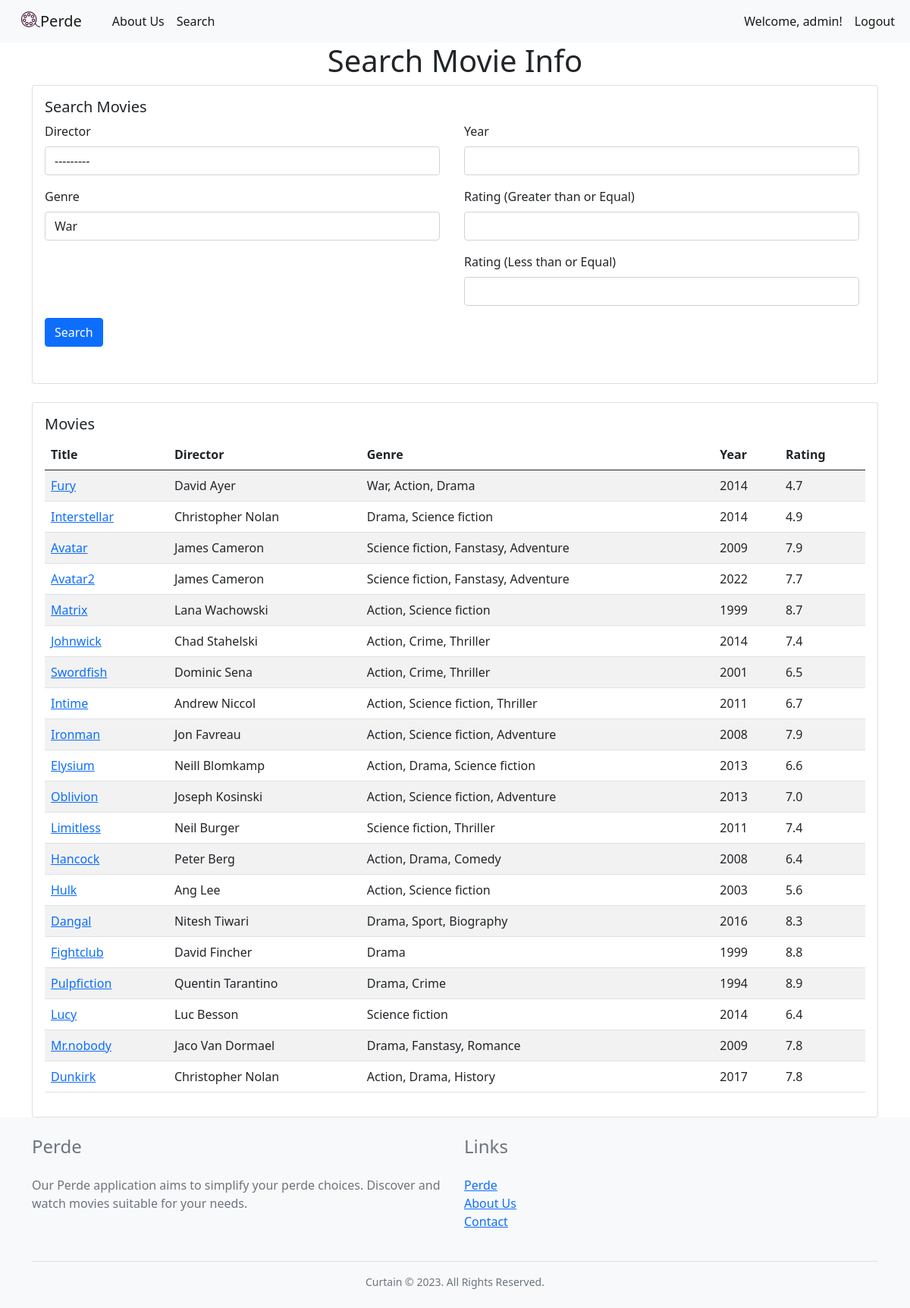
The page /searchMovie/ (signed in) on the database its author committed.
### HomeApp/models.py (models this page shows, shortened)
class Director(models.Model):
    name = models.CharField(max_length=100)
    birth_day = models.DateField(blank=True, null=True)
    country = models.CharField(max_length=100, blank=True, null=True)
    def __str__(self):
        return self.name

class Genre(models.Model):
    name = models.CharField(max_length=100)
    def __str__(self):
        return self.name

class Movie(models.Model):
    title = models.CharField(max_length=100)
    description = models.TextField()
    year = models.IntegerField()
    rating = models.FloatField()
    genre = models.ManyToManyField(Genre, related_name='movies')
    director = models.ForeignKey(Director, on_delete=models.CASCADE, related_name='movies')
    actors = models.ManyToManyField(Actor, related_name='movies')
    runtime = models.IntegerField()
    poster = models.CharField(max_length=200)
    trailer = models.CharField(max_length=200, null=True)
    link = models.CharField(max_length=200, null=True)

### HomeApp/views.py (the view)
# urls.py: path('searchMovie/',HomeApp.views.searchMovie, name= 'searchMovie'),
def searchMovie(request):
    movie = Movie.objects.all()
    filters = FilterMovie(request.GET, queryset= movie)
    context = {'filters': filters }
    return render(request,'searchMovie.html',context)

### HomeApp/templates/searchMovie.html (shortened to what this page needs)
<!DOCTYPE html>
<html>
<head>
</head>
{% extends 'base.html' %}
{% block content %}
<h1 align ="center ">Search Movie Info </h1>
<div class="container">
    <div class="card mb-4">
        <div class="card-body">
            <h5 class="card-title">Search Movies</h5>
            <form method="get" class="mb-3">
                <div class="row">
                    <div class="col-md-6">
                        <div class="mb-3 me-2">
                            <label for="id_director" class="form-label me-2">Director</label>
                            <select id="id_director" name="director" class="form-control">
                                {% for choice in filters.form.director.field.choices %}
                                    <option value="{{ choice.0 }}"{% if filters.form.director.value == choice.0 %} selected{% endif %}>{{ choice.1 }}</option>
                                {% endfor %}
                            </select>
                        </div>
                        <div class="mb-3 me-2">
                            <label for="id_genre" class="form-label me-2">Genre</label>
                            <select id="id_genre" name="genre" class="form-control">
                                {% for choice in filters.form.genre.field.choices %}
                                    <option value="{{ choice.0 }}"{% if filters.form.genre.value == choice.0 %} selected{% endif %}>{{ choice.1 }}</option>
                                {% endfor %}
                            </select>
                        </div>
                    </div>
                    <div class="col-md-6">
                        <div class="mb-3 me-2">
                            <label for="id_year" class="form-label me-2">Year</label>
                            <input type="number" id="id_year" name="year" value="{{ filters.form.year.value }}" class="form-control">
                        </div>
                        <div class="mb-3 me-2">
                            <label for="id_rating__gte" class="form-label me-2">Rating (Greater than or Equal)</label>
                            <input type="number" id="id_rating__gte" name="rating__gte" value="{{ filters.form.rating__gte.value }}" class="form-control">
                        </div>
                        <div class="mb-3 me-2">
                            <label for="id_rating__lte" class="form-label me-2">Rating (Less than or Equal)</label>
                            <input type="number" id="id_rating__lte" name="rating__lte" value="{{ filters.form.rating__lte.value }}" class="form-control">
                        </div>
                    </div>
                </div>
                <button type="submit" class="btn btn-primary mb-3">Search</button>
            </form>
        </div>
    </div>
    <div class="card">
        <div class="card-body">
            <h5 class="card-title">Movies</h5>
            <table class="table table-striped table-hover">
                <thead>
                    <tr>
                        <th scope="col">Title</th>
                        <th scope="col">Director</th>
                        <th scope="col">Genre</th>
                        <th scope="col">Year</th>
                        <th scope="col">Rating</th>
                    </tr>
                </thead>
                <tbody>
                    {% for item in filters.qs %}
                    <tr>
                        <td><a href="/movie/{{item.title}}">{{item.title}}</a></td>
                        <td>{{item.director}}</td>
                        <td>
                            {% for genre in item.genre.all %}
                            {{ genre.name }}{% if not forloop.last %}, {% endif %}
                            {% endfor %}
                        </td>
                        <td>{{item.year}}</td>
                        <td>{{item.rating}}</td>
                    </tr>
                    {% endfor %}
                </tbody>
            </table>
        </div>
    </div>
</div>
{% endblock %}

### HomeApp/templates/base.html (shortened to what this page needs)
{% load static %}
<!DOCTYPE html>
<html lang="en">
<head>
    <link rel="stylesheet" href="{% static 'base.css' %}">
    <link href="https://cdn.jsdelivr.net/npm/bootstrap@5.0.2/dist/css/bootstrap.min.css" rel="stylesheet"
>
</head>
<body>
    <nav class="navbar  navbar-expand-lg navbar-light bg-light">
        <div class="container-fluid">
            <a class="navbar-brand" href="{% url 'home' %}">
                <div class="d-flex justify-content-center text-center">
                    <img src="{% static 'movie-svgrepo-com.svg' %}" alt="" width="25" height="25">
                    <span>Perde</span>
                </div>
            </a>
            <div class="collapse navbar-collapse" id="navbarNav">
                <ul class="navbar-nav">
                    <li class="nav-item">
                        <a class="nav-link active" href="{% url 'aboutus' %}">About Us</a>
                    </li>
                    <li class="nav-item">
                        <a class="nav-link active" href="{% url 'searchMovie' %}">Search</a>
                    </li>
                </ul>
                <ul class="navbar-nav ms-auto">
                    {% if user.is_authenticated %}
                    <li class="nav-item">
                        <a class="nav-link active" href="{% url 'profile' %}">Welcome, {{ user.username }}!</a>
                    </li>
                    <li class="nav-item">
                        <a class="nav-link active" href="{% url 'logout' %}">Logout</a>
                    </li>
                    {% endif %}
                </ul>
            </div>
        </div>
    </nav>
    {% block content %}
    {% endblock %}
    <footer class="footer bg-light">
        <div class="container py-4">
          <div class="row">
            <div class="col-lg-6">
              <h4 class="text-muted mb-4">Perde</h4>
              <p class="text-muted">Our Perde application aims to simplify your perde choices. Discover and watch movies suitable for your needs.</p>
            </div>
            <div class="col-lg-6">
              <h4 class="text-muted mb-4">Links</h4>
              <ul class="list-unstyled text-muted">
                <li><a href="{% url 'home' %}">Perde</a></li>
                <li><a href="{% url 'aboutus' %}">About Us</a></li>
                <li><a href="{% url 'aboutus' %}">Contact</a></li>
              </ul>
            </div>
          </div>
          <div class="border-top pt-3 mt-4">
            <p class="text-muted text-center small m-0">Curtain © 2023. All Rights Reserved.</p>
          </div>
        </div>
      </footer>
</body>
</html>

### static/base.css (style rules this page uses)
nav { background-color: #333; overflow: hidden; }
nav a { float: left; color: #f2f2f2; text-align: center; padding: 14px 16px; text-decoration: none; }
.navbar { display: flex; justify-content: space-between; }

### HomeApp/templates/searchMovie.html (style rules this page uses)
table { width: 100%; }

### rows shown on the page
Director: director "---------"
Genre: genre "War", name "War"
Movie: title "Fury", director "David Ayer", year "2014", rating "4.7"
Genre: name "Action"
Genre: name "Drama"
Movie: title "Interstellar", director "Christopher Nolan", year "2014", rating "4.9"
Genre: name "Science fiction"
Movie: title "Avatar", director "James Cameron", year "2009", rating "7.9"
Genre: name "Fanstasy"
Genre: name "Adventure"
Movie: title "Avatar2", director "James Cameron", year "2022", rating "7.7"
Movie: title "Matrix", director "Lana Wachowski", year "1999", rating "8.7"
Movie: title "Johnwick", director "Chad Stahelski", year "2014", rating "7.4"
Genre: name "Crime"
Genre: name "Thriller"
Movie: title "Swordfish", director "Dominic Sena", year "2001", rating "6.5"
Movie: title "Intime", director "Andrew Niccol", year "2011", rating "6.7"
Movie: title "Ironman", director "Jon Favreau", year "2008", rating "7.9"
Movie: title "Elysium", director "Neill Blomkamp", year "2013", rating "6.6"
Movie: title "Oblivion", director "Joseph Kosinski", year "2013", rating "7.0"
Movie: title "Limitless", director "Neil Burger", year "2011", rating "7.4"
Movie: title "Hancock", director "Peter Berg", year "2008", rating "6.4"
Genre: name "Comedy"
Movie: title "Hulk", director "Ang Lee", year "2003", rating "5.6"
Movie: title "Dangal", director "Nitesh Tiwari", year "2016", rating "8.3"
Genre: name "Sport"
Genre: name "Biography"
Movie: title "Fightclub", director "David Fincher", year "1999", rating "8.8"
Movie: title "Pulpfiction", director "Quentin Tarantino", year "1994", rating "8.9"
Movie: title "Lucy", director "Luc Besson", year "2014", rating "6.4"
Movie: title "Mr.nobody", director "Jaco Van Dormael", year "2009", rating "7.8"
Genre: name "Romance"
Movie: title "Dunkirk", director "Christopher Nolan", year "2017", rating "7.8"
Genre: name "History"

### other values the page prints
{{ user.username }} "admin"
